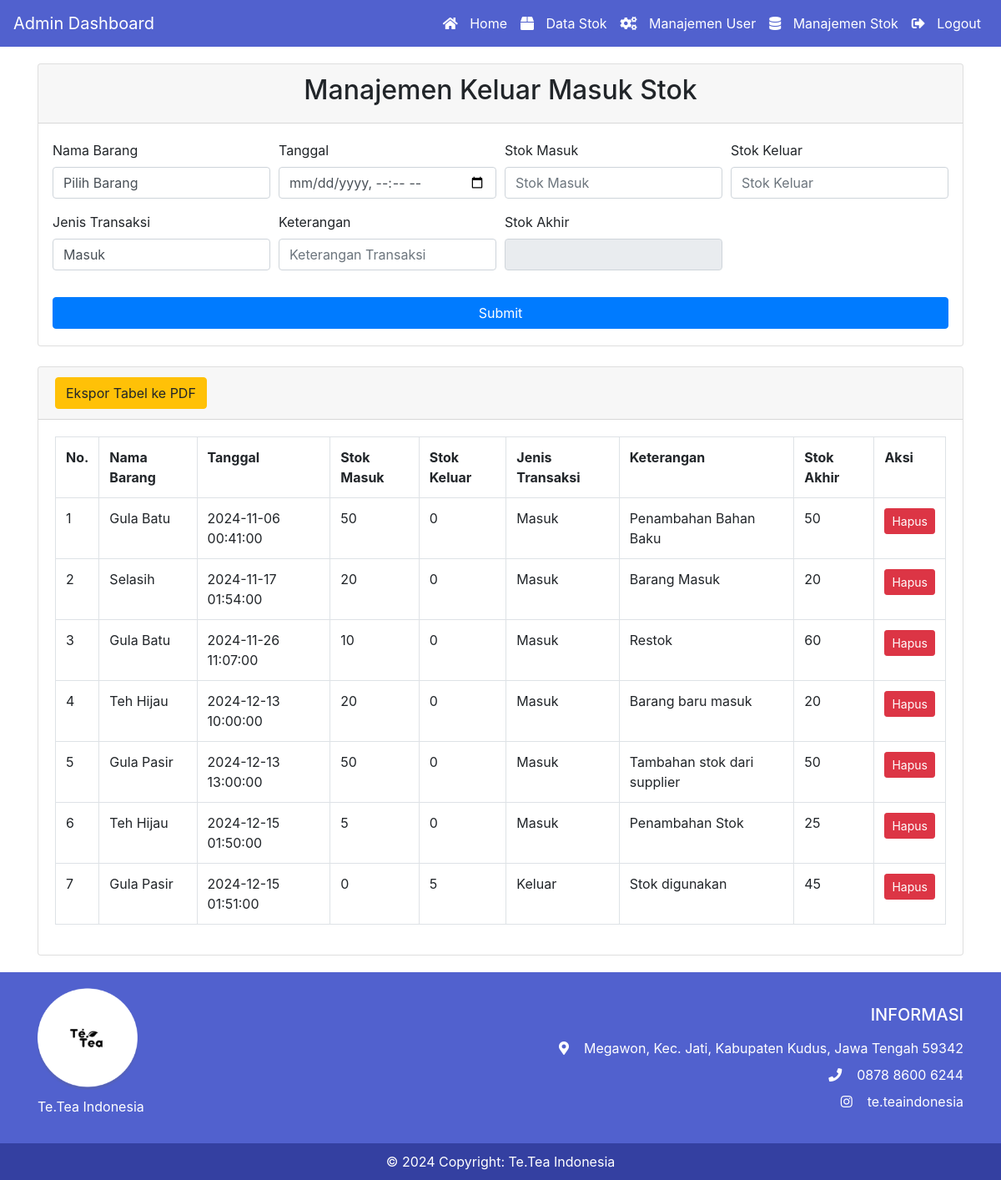
The app's page /admin/manajemen.php with its own data.
### tables this page shows
CREATE TABLE `stok` (
  `id_stok` int NOT NULL,
  `nama_barang` varchar(50) NOT NULL,
  `tgl` datetime NOT NULL,
  `stok_masuk` int NOT NULL,
  `stok_keluar` int NOT NULL,
  `jenis_transaksi` enum('Masuk','Keluar','Opname') NOT NULL,
  `keterangan` varchar(100) DEFAULT NULL,
  `stok_akhir` int NOT NULL,
  `id_barang` int NOT NULL
);

### admin/manajemen.php (the view, shortened to what this page needs)
<?php
include('header.php');
?>
<div class="container">
    <div class="card">
        <div class="card-header text-center">
            <h2>Manajemen Keluar Masuk Stok</h2>
        </div>
        <div class="card-body">
            <div class="row justify-content-center">
                <form action="manajemen.php" method="post" name="Submit" class="w-100">
                    <div class="form-row">
                        <div class="form-group col-md-3">
                            <label for="id_barang">Nama Barang</label>
                            <select class="form-control" name="id_barang" id="id_barang" required>
                                <option value="">Pilih Barang</option>
                            </select>
                        </div>
                        <div class="form-group col-md-3">
                            <label for="tgl">Tanggal</label>
                            <input type="datetime-local" class="form-control" name="tgl" id="tgl" required>
                        </div>
                        <div class="form-group col-md-3">
                            <label for="stok_masuk">Stok Masuk</label>
                            <input type="number" min="0" class="form-control" id="stok_masuk" name="stok_masuk" placeholder="Stok Masuk" onkeyup="myFunc()" required>
                        </div>
                        <div class="form-group col-md-3">
                            <label for="stok_keluar">Stok Keluar</label>
                            <input type="number" min="0" class="form-control" id="stok_keluar" name="stok_keluar" placeholder="Stok Keluar" onkeyup="myFunc()" required>
                        </div>
                    </div>
                    <div class="form-row">
                        <div class="form-group col-md-3">
                            <label for="jenis_transaksi">Jenis Transaksi</label>
                            <select class="form-control" name="jenis_transaksi" id="jenis_transaksi" required>
                                <option value="Masuk">Masuk</option>
                            </select>
                        </div>
                        <div class="form-group col-md-3">
                            <label for="keterangan">Keterangan</label>
                            <input type="text" class="form-control" name="keterangan" id="keterangan" placeholder="Keterangan Transaksi" required>
                        </div>
                        <div class="form-group col-md-3">
                            <label for="stok_akhir">Stok Akhir</label>
                            <input type="text" class="form-control" id="stok_akhir" name="stok_akhir" readonly>
                        </div>
                    </div>
                    <button type="submit" class="btn btn-primary w-100 mt-3" name="Submit">Submit</button>
                </form>
            </div>
        </div>
    </div><br>
    <div class="card">
        <div class="card-header">
            <a href="exportpdf.php" class="btn btn-warning">Ekspor Tabel ke PDF</a>
        </div>
        <div class="card-body">
            <form action="" method="post">
                <table class="table table-bordered">
                    <tr class="card-header bg-dark text-white">
                        <th>No.</th>
                        <th>Nama Barang</th>
                        <th>Tanggal</th>
                        <th>Stok Masuk</th>
                        <th>Stok Keluar</th>
                        <th>Jenis Transaksi</th>
                        <th>Keterangan</th>
                        <th>Stok Akhir</th>
                        <th>Aksi</th>
                    </tr>
                    <?php
                    $no = 1;
                    $hasil = mysqli_query($conn, "SELECT * FROM stok ORDER BY tgl ASC");
                    while ($data = mysqli_fetch_array($hasil)) {
                        echo "<tr>
                            <td>".$no++."</td>
                            <td>".$data['nama_barang']."</td>
                            <td>".$data['tgl']."</td>
                            <td>".$data['stok_masuk']."</td>
                            <td>".$data['stok_keluar']."</td>
                            <td>".$data['jenis_transaksi']."</td>
                            <td>".$data['keterangan']."</td>
                            <td>".$data['stok_akhir']."</td>
                            <td>
                                <div class='d-flex flex-column'>
                                    <a href='manajemen_hapus.php?id=$data[id_stok]' class='btn btn-danger btn-sm' onclick='return confirm(\"Apakah Anda yakin ingin menghapus data ini?\")'>Hapus</a>
                                </div>
                            </td>
                        </tr>";
                    };
                    ?>
                </table>
            </form>
        </div>
    </div>
</div>
<?php
include('footer.php');
?>

### admin/header.php (shortened to what this page needs)
<!DOCTYPE html>
<lang="en">
<head>
    <link rel="stylesheet" href="../assets/css/head.css">
    <link rel="stylesheet" href="../assets/css/foot.css">
    <link href="https://cdn.jsdelivr.net/npm/bootstrap@5.3.0-alpha1/dist/css/bootstrap.min.css" rel="stylesheet">
    <link rel="stylesheet" href="https://maxcdn.bootstrapcdn.com/bootstrap/4.5.2/css/bootstrap.min.css">
    <link rel="stylesheet" href="https://cdnjs.cloudflare.com/ajax/libs/font-awesome/5.10.2/css/all.css">
</head>
<body>
    <nav class="navbar navbar-expand-lg navbar-mainbg">
        <a class="navbar-brand" href="index.php">Admin Dashboard</a>
        <div class="collapse navbar-collapse" id="navbarNav">
            <ul class="navbar-nav ml-auto">
                <li class="nav-item active">
                    <a class="nav-link" href="index.php"><i class="fas fa-home"></i> Home</a>
                </li>
                <li class="nav-item">
                    <a class="nav-link" href="tambah.php"><i class="fas fa-box"></i> Data Stok</a>
                </li>
                <li class="nav-item">
                    <a class="nav-link" href="manajemen_user.php"><i class="fas fa-cogs"></i> Manajemen User</a>
                </li>
                <li class="nav-item">
                    <a class="nav-link" href="manajemen.php"><i class="fas fa-database"></i> Manajemen Stok</a>
                </li>
                <li class="nav-item">
                    <a href="../logout.php" class="nav-link"><i class="fas fa-sign-out-alt"></i> Logout</a>
                </li>
            </ul>
        </div>
    </nav>

### admin/footer.php
</body>
<footer class="bg-footer-color text-white">
    <div class="container py-3">
        <div class="row align-items-center">
            <div class="col-lg-6 col-md-6 mb-4 mb-md-0 text-start">
                <div class="d-inline-block">
                    <img src="../assets/img/logo0.png" alt="Logo Te.Tea Indonesia" style="width: 120px; height: 125px;" class="mb-2">
                    <p class="mt-0">Te.Tea Indonesia</p>
                </div>
            </div>
            <div class="col-lg-6 col-md-6 text-lg-end text-md-end">
                <h5 class="text-uppercase mb-3">Informasi</h5>
                <ul class="list-unstyled mb-0">
                    <li>
                        <a class="text-white d-flex align-items-center justify-content-lg-end justify-content-md-end mb-2" href="https://maps.app.goo.gl/c499iqUig8PRMYFY9" target="_blank">
                            <i class="fas fa-map-marker-alt pe-2"></i>
                            <span>Megawon, Kec. Jati, Kabupaten Kudus, Jawa Tengah 59342</span>
                        </a>
                    </li>
                    <li>
                        <a class="text-white d-flex align-items-center justify-content-lg-end justify-content-md-end mb-2" href="https://wa.link/4siduf">
                            <i class="fas fa-phone pe-2"></i>
                            <span>0878 8600 6244</span>
                        </a>
                    </li>
                    <li>
                        <a class="text-white d-flex align-items-center justify-content-lg-end justify-content-md-end" href="https://www.instagram.com/te.teaindonesia?utm_source=ig_web_button_share_sheet&igsh=ZDNlZDc0MzIxNw==" target="_blank">
                            <i class="fab fa-instagram pe-2"></i>
                            <span>te.teaindonesia</span>
                        </a>
                    </li>
                </ul>
            </div>
        </div>
    </div>
    <div class="text-center copyright-section">
        © 2024 Copyright:
        <a class="text-white" href="#">Te.Tea Indonesia</a>
    </div>
</footer>
</html>

### assets/css/head.css (style rules this page uses)
body { font-family: 'Roboto', sans-serif; }
* { margin: 0; padding: 0; }
i { margin-right: 10px; }
.navbar-mainbg { background-color: #5161ce; padding: 0px; }

### assets/css/foot.css (style rules this page uses)
.bg-footer-color { background-color: #5161ce; color: #ffffff; }
.copyright-section { background-color: #3440a1; color: #ffffff; padding: 10px 0; }
.copyright-section a { color: rgba(255, 255, 255, 0.8); text-decoration: none; }

### admin/header.php (style rules this page uses)
.navbar-mainbg { background-color: #5161ce; }
.navbar-brand, .nav-link { color: #fff !important; }
.container { margin-top: 20px; }

### records on screen
stok: nama_barang "Gula Batu", tgl "2024-11-06 00:41:00", stok_masuk "50", stok_keluar "0", jenis_transaksi "Masuk", keterangan "Penambahan Bahan Baku", stok_akhir "50"
stok: nama_barang "Selasih", tgl "2024-11-17 01:54:00", stok_masuk "20", stok_keluar "0", jenis_transaksi "Masuk", keterangan "Barang Masuk", stok_akhir "20"
stok: nama_barang "Gula Batu", tgl "2024-11-26 11:07:00", stok_masuk "10", stok_keluar "0", jenis_transaksi "Masuk", keterangan "Restok", stok_akhir "60"
stok: nama_barang "Teh Hijau", tgl "2024-12-13 10:00:00", stok_masuk "20", stok_keluar "0", jenis_transaksi "Masuk", keterangan "Barang baru masuk", stok_akhir "20"
stok: nama_barang "Gula Pasir", tgl "2024-12-13 13:00:00", stok_masuk "50", stok_keluar "0", jenis_transaksi "Masuk", keterangan "Tambahan stok dari supplier", stok_akhir "50"
stok: nama_barang "Teh Hijau", tgl "2024-12-15 01:50:00", stok_masuk "5", stok_keluar "0", jenis_transaksi "Masuk", keterangan "Penambahan Stok", stok_akhir "25"
stok: nama_barang "Gula Pasir", tgl "2024-12-15 01:51:00", stok_masuk "0", stok_keluar "5", jenis_transaksi "Keluar", keterangan "Stok digunakan", stok_akhir "45"
